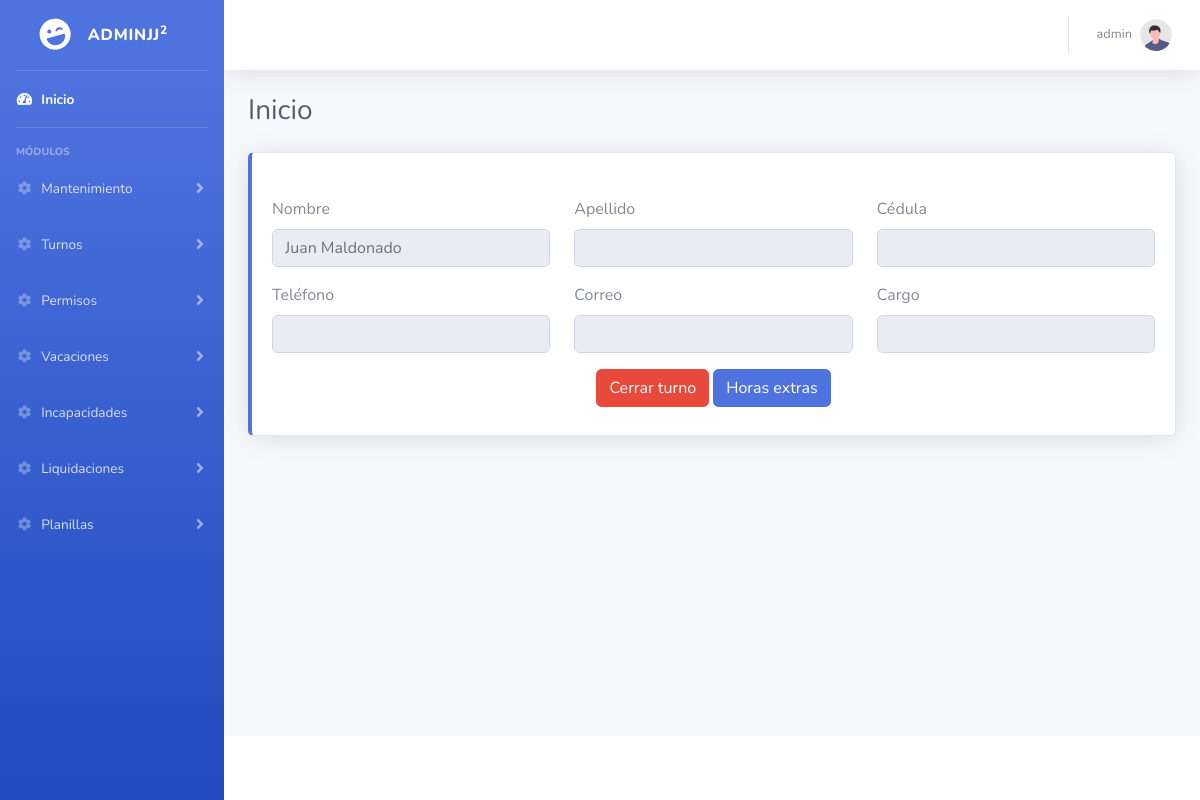
The app's page /admin.php (signed in), older data.
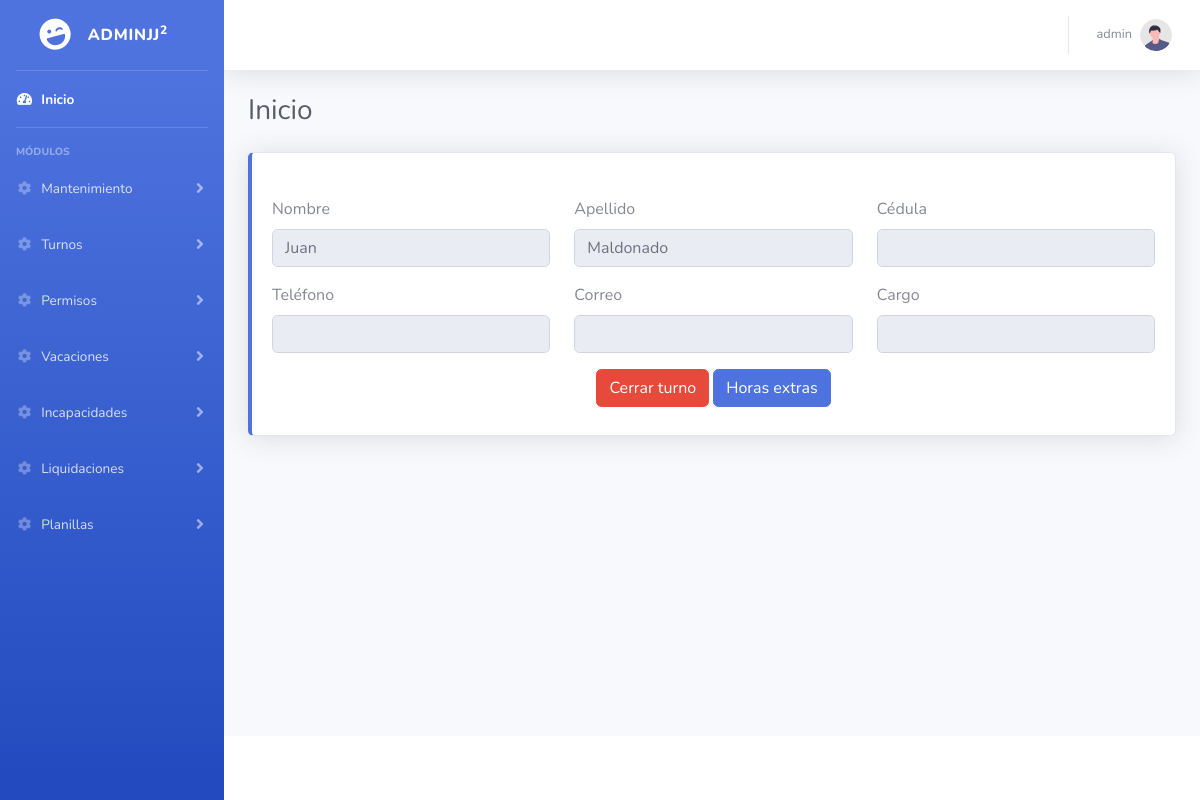
The same page, newer data.
### tables this page shows
CREATE TABLE modulos (
	id INT AUTO_INCREMENT,
	nombre VARCHAR(250) NOT NULL,
	PRIMARY KEY (id)
);

CREATE TABLE usuarios (
	id INT AUTO_INCREMENT,
	usuario VARCHAR(250) NOT NULL,
	nombre VARCHAR(250) NOT NULL,
	apellido VARCHAR(250) NOT NULL,
	cedula VARCHAR(250) NOT NULL,
	fechaNacimiento DATE NOT NULL,
	genero VARCHAR(250) NOT NULL,
	telefono VARCHAR(250) NOT NULL,
	correo VARCHAR(250) NOT NULL,
	direccion VARCHAR(250) NOT NULL,
	fechaIngreso DATE NOT NULL,
	fechaRetiro DATE NOT NULL,
	salario INT NOT NULL,
	password VARCHAR(250) NOT NULL,
	cargo VARCHAR(250) NOT NULL,
	estado VARCHAR(250) DEFAULT 'Activo',
	rol INT NOT NULL,
	PRIMARY KEY (id),
	FOREIGN KEY (rol) REFERENCES roles (id) ON DELETE CASCADE ON UPDATE CASCADE
);

### menu.php (the view, shortened to what this page needs)
<ul class="navbar-nav bg-gradient-primary sidebar sidebar-dark accordion" id="accordionSidebar">
    <a class="sidebar-brand d-flex align-items-center justify-content-center" href="#">
        <div class="sidebar-brand-icon rotate-n-15">
            <i class="fas fa-laugh-wink"></i>
        </div>
        <div class="sidebar-brand-text mx-3">AdminJJ<sup>2</sup></div>
    </a>
    <hr class="sidebar-divider my-0">
    <li class="nav-item active">
        <a class="nav-link" href="admin.php">
            <i class="fas fa-fw fa-tachometer-alt"></i>
            <span>Inicio</span></a>
    </li>
    <hr class="sidebar-divider">
    <div class="sidebar-heading">
        Módulos
    </div>
    <?php
        include("script/conexion.php");
        $sql1Usuario = "SELECT * FROM usuarios WHERE id = ".$_SESSION['marconiId'];
        $proceso1Usuario = mysqli_query($conexion,$sql1Usuario);
        $contador1Usuario = mysqli_num_rows($proceso1Usuario);
        if($contador1Usuario>=1){
            while($row1Usuario=mysqli_fetch_array($proceso1Usuario)){
                $nombreUsuario = $row1Usuario["usuario"];
                $rolId = $row1Usuario["rol"];
            }
        }
        $menuHtml1 = '';
        $sql1 = "SELECT * FROM permisos WHERE rolId = ".$rolId;
        $proceso1 = mysqli_query($conexion,$sql1);
        $contador1 = mysqli_num_rows($proceso1);
        if($contador1>=1){
            while($row1=mysqli_fetch_array($proceso1)){
                $submoduloId = $row1["submoduloId"];
                $sql2 = "SELECT * FROM submodulos WHERE id = ".$submoduloId;
                $proceso2 = mysqli_query($conexion,$sql2);
                $contador2 = mysqli_num_rows($proceso2);
                if($contador2>=1){
                    while($row2=mysqli_fetch_array($proceso2)){
                        $submodulosNombre = $row2["nombre"];
                        $submodulosIdmodulo = $row2["idModulo"];
                        if(empty($arraySubmodulos[$submodulosIdmodulo])){
                            $arraySubmodulos[$submodulosIdmodulo][$submoduloId] = $submodulosNombre;
                        }else{
                            $arraySubmodulos[$submodulosIdmodulo][$submoduloId] = $submodulosNombre;
                        }
                    }
                }
            }
            $cantidadModulosMenu = count($arraySubmodulos);
            $moduloIdKeyG = array_keys($arraySubmodulos);
            for($i=1;$i<=$cantidadModulosMenu;$i++){
                $moduloIdKeyF = $moduloIdKeyG[$i-1];
                $sql3 = "SELECT * FROM modulos WHERE id = ".$moduloIdKeyF;
                $proceso3 = mysqli_query($conexion,$sql3);
                $contador3 = mysqli_num_rows($proceso3);
                if($contador3>=1){
                    while($row3=mysqli_fetch_array($proceso3)){
                        $moduloNombre = $row3["nombre"];
                    }
                        $menuHtml1 .= '
                            <li class="nav-item">
                                <a class="nav-link collapsed" href="#" data-toggle="collapse" data-target="#'.$moduloNombre.'" aria-expanded="true" aria-controls="'.$moduloNombre.'">
                                    <i class="fas fa-fw fa-cog"></i>
                                    <span>'.$moduloNombre.'</span>
                                </a>
                                <div id="'.$moduloNombre.'" class="collapse" data-parent="#accordionSidebar">
                        ';
                        $submoduloIdKey = array_keys($arraySubmodulos[$moduloIdKeyF]);
                        $cantidadSubmodulosMenu = count($submoduloIdKey);
                        for ($j=0;$j<$cantidadSubmodulosMenu;$j++) {
                            $sql4 = "SELECT * FROM submodulos WHERE id = ".$submoduloIdKey[$j];
                            $proceso4 = mysqli_query($conexion,$sql4);
                            $contador4 = mysqli_num_rows($proceso4);
                            if($contador4>=1){
                                while($row4=mysqli_fetch_array($proceso4)){
                                    $submoduloLink = $row4["link"];
                                    $submoduloNombre = $arraySubmodulos[$moduloIdKeyF][$submoduloIdKey[$j]];
                                    $menuHtml1 .= '
                                            <div class="bg-white py-2 collapse-inner rounded">
                                                <a class="collapse-item" href="'.$submoduloLink.'">'.$submoduloNombre.'</a>
                                    ';
                                }
                            }
                        }
                    $menuHtml1 .= '
                            </div>
                        </div>
                    ';
                }
            }
        }
        echo $menuHtml1;
    ?>
</ul>

### admin.php (shortened to what this page needs)
<!DOCTYPE html>
<html lang="en">
<head>
    <link href="plugins/fontawesome-free/css/all.min.css" rel="stylesheet" type="text/css">
    <link href="css/prueba1.css" rel="stylesheet">
</head>
<body id="page-top">
    <div id="wrapper">
        <?php include("menu.php"); ?>
        <div id="content-wrapper" class="d-flex flex-column">
            <div id="content">
                <?php
                    include("header.php");
                    $sql1 = "SELECT * FROM usuarios WHERE id = ".$_SESSION['marconiId'];
                    $proceso1 = mysqli_query($conexion,$sql1);
                    while($row1=mysqli_fetch_array($proceso1)){
                        $nombre = $row1["nombre"];
                        $apellido = $row1["apellido"];
                        $cedula = $row1["cedula"];
                        $telefono = $row1["telefono"];
                        $correo = $row1["correo"];
                        $cargo = $row1["cargo"];
                    }
                ?>
                <div class="container-fluid">
                    <div class="d-sm-flex align-items-center justify-content-between mb-4">
                        <h1 class="h3 mb-0 text-gray-800">Inicio</h1>
                    </div>
                        <div class="row">
                            <div class="col-xl-12 col-md-12 mb-4">
                                <div class="card border-left-primary shadow h-100 py-2">
                                    <div class="card-body">
                                        <div class="row">
                                            <div class="col-4 mt-3">
                                                <label>Nombre</label>
                                                <input type="text" id="nombre" name="nombre" class="form-control" autocomplete="off" readonly value="<?php echo $nombre; ?>">
                                            </div>
                                            <div class="col-4 mt-3">
                                                <label>Apellido</label>
                                                <input type="text" id="apellido" name="apellido" class="form-control" autocomplete="off" readonly value="<?php echo $apellido; ?>">
                                            </div>
                                            <div class="col-4 mt-3">
                                                <label>Cédula</label>
                                                <input type="text" id="cedula" name="cedula" class="form-control" autocomplete="off" readonly value="<?php echo $cedula; ?>">
                                            </div>
                                            <div class="col-4 mt-3">
                                                <label>Teléfono</label>
                                                <input type="number" id="telefono" name="telefono" class="form-control" autocomplete="off" readonly value="<?php echo $telefono; ?>">
                                            </div>
                                            <div class="col-4 mt-3">
                                                <label>Correo</label>
                                                <input type="text" id="correo" name="correo" class="form-control" autocomplete="off" readonly value="<?php echo $correo; ?>">
                                            </div>
                                            <div class="col-4 mt-3">
                                                <label>Cargo</label>
                                                <input type="text" id="cargo" name="cargo" class="form-control" autocomplete="off" readonly value="<?php echo $cargo; ?>">
                                            </div>
                                            <div class="col-12 mt-3 text-center">
                                                <input type="button" class="btn btn-danger" onclick="cerrarTurno();" value="Cerrar turno">
                                                <input type="button" class="btn btn-primary" data-toggle="modal" data-target="#extras" value="Horas extras">
                                            </div>
                                        </div>
                                    </div>
                                </div>
                            </div>
                        </div>
                </div>
            </div>
            <?php include("footer.php"); ?>
        </div>
    </div>
</body>
</html>

### header.php (shortened to what this page needs)
<nav class="navbar navbar-expand navbar-light bg-white topbar mb-4 static-top shadow">
    <ul class="navbar-nav ml-auto">
        <li class="nav-item dropdown no-arrow">
            <a class="nav-link dropdown-toggle" href="#" id="userDropdown" role="button"
                data-toggle="dropdown" aria-haspopup="true" aria-expanded="false">
                <span class="mr-2 d-none d-lg-inline text-gray-600 small"><?php echo $nombreUsuario; ?></span>
                <img class="img-profile rounded-circle"
                    src="img/undraw_profile.svg">
            </a>
        </li>
    </ul>
</nav>

### footer.php (shortened to what this page needs)
<footer class="sticky-footer bg-white">
</footer>

Row changes from the older to the newer data that the page shows:
changed usuarios "admin": nombre "Juan Maldonado" → "Juan"; apellido (not shown) → "Maldonado"
